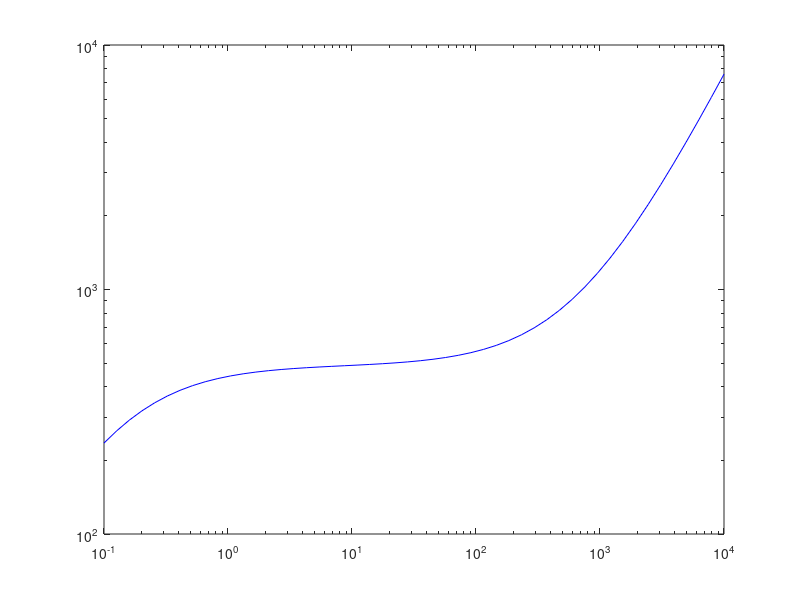

MATLAB code to generate this figure: (Note: this script raises an error after producing the figure.)
% clear all
% close all
% clc

fun=@(da,dm,kon,koff,x)...
(2./((kon+koff+dm*4*pi^2./(x)+da*4*pi^2./(x))-sqrt((kon+koff+4*pi^2*dm./(x)+da*4*pi^2./(x)).^2-4*(kon*da*4*pi^2./(x)+koff*dm*4*pi^2./(x)+4*pi^2*dm*da./((x).^2)))))
% (2./((kon+koff+dm*4*pi^2./(x)+da*4*pi^2./(x))-sqrt((kon+koff+4*pi^2*dm./(x)+da*4*pi^2./(x)).^2-4*(kon*da*4*pi^2./(x)+koff*dm*4*pi^2./(x)+4*pi^2*dm*da./((x).^2)))));
% (2./((kon+koff+dm*4*pi^2./(x))-sqrt((kon+koff+4*pi^2*dm./(x)).^2-4*(koff*dm*4*pi^2./(x)))));
% log(2./((kon+koff+dm*4*pi^2./exp(x)+da*4*pi^2./exp(x))-sqrt((kon+koff+4*pi^2*dm./exp(x)+da*4*pi^2./exp(x)).^2-4*(kon*da*4*pi^2./exp(x)+koff*dm*4*pi^2./exp(x)+4*pi^2*dm*da./(exp(x).^2)))));

fun2=@(da, dm, kon,koff,x)...%2./(kon+koff+dm./x-sqrt((kon+koff+dm./x).^2-4*koff*dm./x));
    2./(kon+koff+4*pi^2*dm./x-sqrt((kon+koff+4*pi^2*dm./x).^2-4*koff*4*pi^2*dm./x));
dmat=logspace(-1,4);
y=fun(.0002196,9854,567.2,0.002038,dmat);
y2=fun2(.1,1000,1000,0.01,dmat);
figure
loglog(dmat,y,'b')
%plot(dmat,y);
hold all
%loglog(dmat,y2,'r')
scatter(d2,tau)
%plot(logd2,logtau)